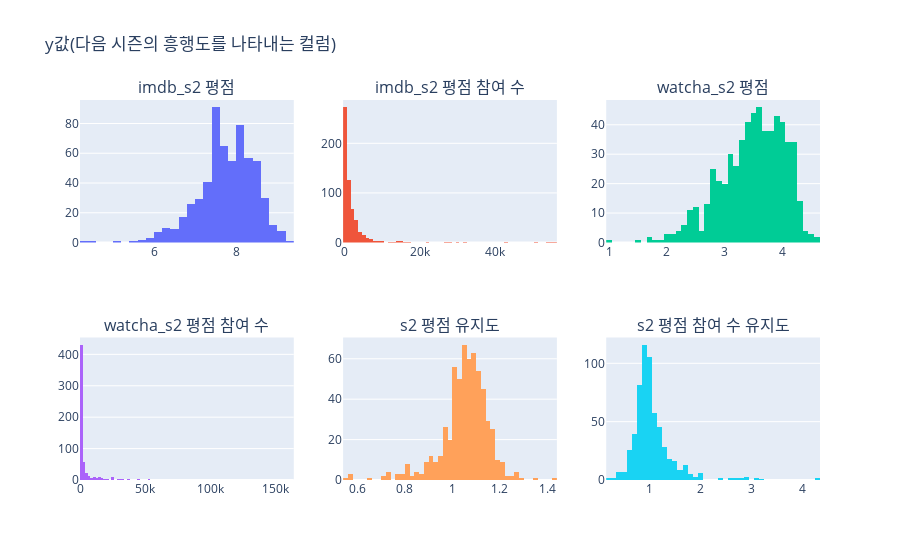
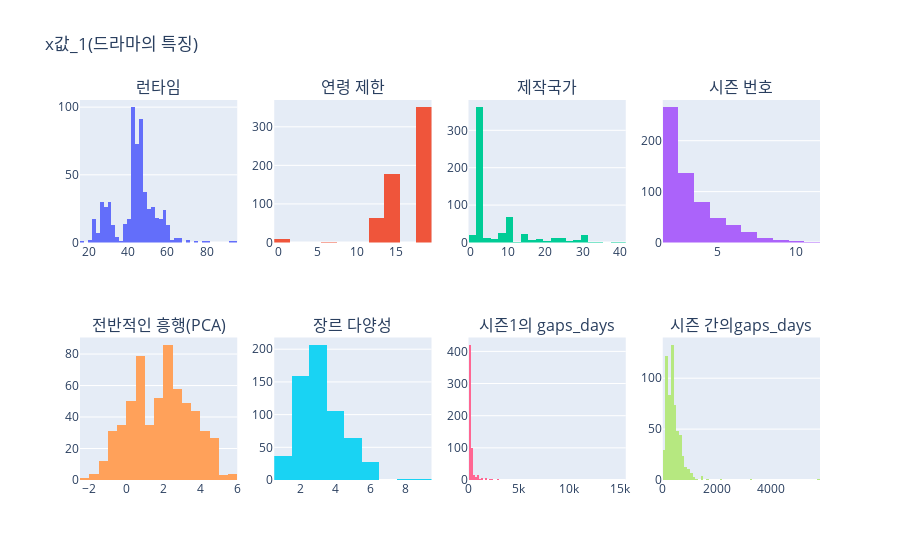
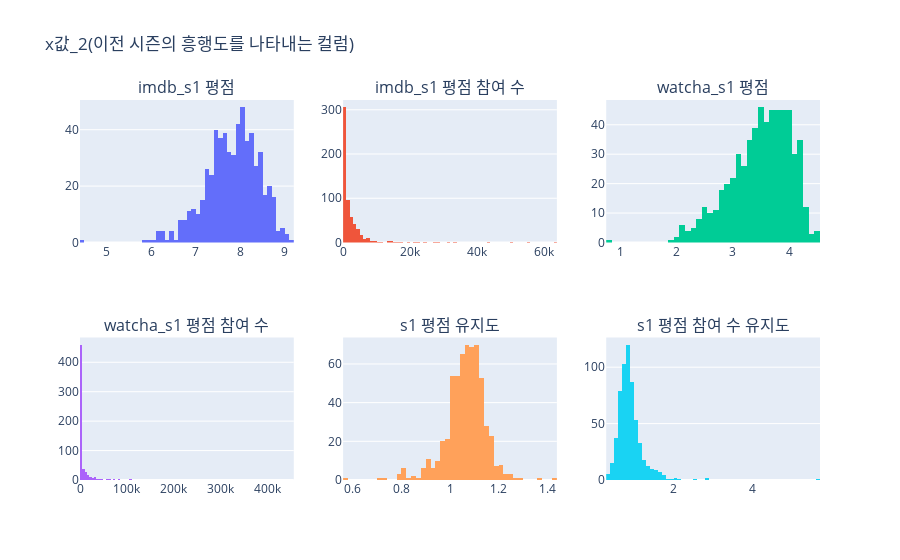

Notebook cell for these charts, in order:
### Code cell
# 분포도

# 첫 번째 그래프: 6개의 속성 히스토그램
fig1 = make_subplots(rows=2, cols=3, subplot_titles=['imdb_s2 평점', 'imdb_s2 평점 참여 수', 'watcha_s2 평점', 'watcha_s2 평점 참여 수', 's2 평점 유지도', 's2 평점 참여 수 유지도'])
columns1 = ['i_s2_rate', 'i_s2_rate_cnt', 'w_s2_rate', 'w_s2_rate_cnt', 's2_rate_retention', 's2_rate_cnt_retention']

for i, col in enumerate(columns1):
    fig1.add_trace(go.Histogram(x=df[col], name=col), row=(i // 3) + 1, col=(i % 3) + 1)

fig1.update_layout(title_text='y값(다음 시즌의 흥행도를 나타내는 컬럼)', showlegend=False)

# 두 번째 그래프: 8개의 속성 히스토그램
fig2 = make_subplots(rows=2, cols=4, subplot_titles=['런타임', '연령 제한', '제작국가', '시즌 번호', '전반적인 흥행(PCA)', '장르 다양성', '시즌1의 gaps_days', '시즌 간의gaps_days'])
columns2 = ['runtime', 'age_rating', 'production_country', 'seson_n', 'PCA', 'genre_len', 's1_gap_days', 'season_gaps_days']

for i, col in enumerate(columns2):
    fig2.add_trace(go.Histogram(x=df[col], name=col), row=(i // 4) + 1, col=(i % 4) + 1)

fig2.update_layout(title_text='x값_1(드라마의 특징)', showlegend=False)

# 세 번째 그래프: 6개의 속성 히스토그램
fig3 = make_subplots(rows=2, cols=3, subplot_titles=['imdb_s1 평점', 'imdb_s1 평점 참여 수', 'watcha_s1 평점', 'watcha_s1 평점 참여 수', 's1 평점 유지도', 's1 평점 참여 수 유지도'])
columns3 = ['i_s1_rate', 'i_s1_rate_cnt', 'w_s1_rate', 'w_s1_rate_cnt', 's1_rate_retention', 's1_rate_cnt_retention']

for i, col in enumerate(columns3):
    fig3.add_trace(go.Histogram(x=df[col], name=col), row=(i // 3) + 1, col=(i % 3) + 1)

fig3.update_layout(title_text='x값_2(이전 시즌의 흥행도를 나타내는 컬럼)', showlegend=False)

# 그래프 출력
fig1.show()
fig2.show()
fig3.show()

### Figure 1 — Plotly figure (JSON) as saved in the notebook; plotly's stock layout.template omitted (floating-point values rounded to 4 significant figures; data arrays with more than 128 entries replaced by an {"elided": "..."} marker saying what was removed)
{"data": [{"name": "i_s2_rate", "type": "histogram", "x": {"elided": "601 float values"}, "xaxis": "x", "yaxis": "y"}, {"name": "i_s2_rate_cnt", "type": "histogram", "x": {"elided": "601 float values"}, "xaxis": "x2", "yaxis": "y2"}, {"name": "w_s2_rate", "type": "histogram", "x": {"elided": "601 float values"}, "xaxis": "x3", "yaxis": "y3"}, {"name": "w_s2_rate_cnt", "type": "histogram", "x": {"elided": "601 int values"}, "xaxis": "x4", "yaxis": "y4"}, {"name": "s2_rate_retention", "type": "histogram", "x": {"elided": "601 float values"}, "xaxis": "x5", "yaxis": "y5"}, {"name": "s2_rate_cnt_retention", "type": "histogram", "x": {"elided": "601 float values"}, "xaxis": "x6", "yaxis": "y6"}], "layout": {"annotations": [{"font": {"size": 16}, "showarrow": false, "text": "imdb_s2 평점", "x": 0.1444, "xanchor": "center", "xref": "paper", "y": 1, "yanchor": "bottom", "yref": "paper"}, {"font": {"size": 16}, "showarrow": false, "text": "imdb_s2 평점 참여 수", "x": 0.5, "xanchor": "center", "xref": "paper", "y": 1, "yanchor": "bottom", "yref": "paper"}, {"font": {"size": 16}, "showarrow": false, "text": "watcha_s2 평점", "x": 0.8556, "xanchor": "center", "xref": "paper", "y": 1, "yanchor": "bottom", "yref": "paper"}, {"font": {"size": 16}, "showarrow": false, "text": "watcha_s2 평점 참여 수", "x": 0.1444, "xanchor": "center", "xref": "paper", "y": 0.375, "yanchor": "bottom", "yref": "paper"}, {"font": {"size": 16}, "showarrow": false, "text": "s2 평점 유지도", "x": 0.5, "xanchor": "center", "xref": "paper", "y": 0.375, "yanchor": "bottom", "yref": "paper"}, {"font": {"size": 16}, "showarrow": false, "text": "s2 평점 참여 수 유지도", "x": 0.8556, "xanchor": "center", "xref": "paper", "y": 0.375, "yanchor": "bottom", "yref": "paper"}], "showlegend": false, "title": {"text": "y값(다음 시즌의 흥행도를 나타내는 컬럼)"}, "xaxis": {"anchor": "y", "domain": [0, 0.2889]}, "xaxis2": {"anchor": "y2", "domain": [0.3556, 0.6444]}, "xaxis3": {"anchor": "y3", "domain": [0.7111, 1]}, "xaxis4": {"anchor": "y4", "domain": [0, 0.2889]}, "xaxis5": {"anchor": "y5", "domain": [0.3556, 0.6444]}, "xaxis6": {"anchor": "y6", "domain": [0.7111, 1]}, "yaxis": {"anchor": "x", "domain": [0.625, 1]}, "yaxis2": {"anchor": "x2", "domain": [0.625, 1]}, "yaxis3": {"anchor": "x3", "domain": [0.625, 1]}, "yaxis4": {"anchor": "x4", "domain": [0, 0.375]}, "yaxis5": {"anchor": "x5", "domain": [0, 0.375]}, "yaxis6": {"anchor": "x6", "domain": [0, 0.375]}}}

### Figure 2 — Plotly figure (JSON) as saved in the notebook; plotly's stock layout.template omitted (floating-point values rounded to 4 significant figures; data arrays with more than 128 entries replaced by an {"elided": "..."} marker saying what was removed)
{"data": [{"name": "runtime", "type": "histogram", "x": {"elided": "601 int values"}, "xaxis": "x", "yaxis": "y"}, {"name": "age_rating", "type": "histogram", "x": {"elided": "601 int values"}, "xaxis": "x2", "yaxis": "y2"}, {"name": "production_country", "type": "histogram", "x": {"elided": "601 int values"}, "xaxis": "x3", "yaxis": "y3"}, {"name": "seson_n", "type": "histogram", "x": {"elided": "601 int values"}, "xaxis": "x4", "yaxis": "y4"}, {"name": "PCA", "type": "histogram", "x": {"elided": "601 float values"}, "xaxis": "x5", "yaxis": "y5"}, {"name": "genre_len", "type": "histogram", "x": {"elided": "601 int values"}, "xaxis": "x6", "yaxis": "y6"}, {"name": "s1_gap_days", "type": "histogram", "x": {"elided": "601 int values"}, "xaxis": "x7", "yaxis": "y7"}, {"name": "season_gaps_days", "type": "histogram", "x": {"elided": "601 int values"}, "xaxis": "x8", "yaxis": "y8"}], "layout": {"annotations": [{"font": {"size": 16}, "showarrow": false, "text": "런타임", "x": 0.1062, "xanchor": "center", "xref": "paper", "y": 1, "yanchor": "bottom", "yref": "paper"}, {"font": {"size": 16}, "showarrow": false, "text": "연령 제한", "x": 0.3688, "xanchor": "center", "xref": "paper", "y": 1, "yanchor": "bottom", "yref": "paper"}, {"font": {"size": 16}, "showarrow": false, "text": "제작국가", "x": 0.6313, "xanchor": "center", "xref": "paper", "y": 1, "yanchor": "bottom", "yref": "paper"}, {"font": {"size": 16}, "showarrow": false, "text": "시즌 번호", "x": 0.8938, "xanchor": "center", "xref": "paper", "y": 1, "yanchor": "bottom", "yref": "paper"}, {"font": {"size": 16}, "showarrow": false, "text": "전반적인 흥행(PCA)", "x": 0.1062, "xanchor": "center", "xref": "paper", "y": 0.375, "yanchor": "bottom", "yref": "paper"}, {"font": {"size": 16}, "showarrow": false, "text": "장르 다양성", "x": 0.3688, "xanchor": "center", "xref": "paper", "y": 0.375, "yanchor": "bottom", "yref": "paper"}, {"font": {"size": 16}, "showarrow": false, "text": "시즌1의 gaps_days", "x": 0.6313, "xanchor": "center", "xref": "paper", "y": 0.375, "yanchor": "bottom", "yref": "paper"}, {"font": {"size": 16}, "showarrow": false, "text": "시즌 간의gaps_days", "x": 0.8938, "xanchor": "center", "xref": "paper", "y": 0.375, "yanchor": "bottom", "yref": "paper"}], "showlegend": false, "title": {"text": "x값_1(드라마의 특징)"}, "xaxis": {"anchor": "y", "domain": [0, 0.2125]}, "xaxis2": {"anchor": "y2", "domain": [0.2625, 0.475]}, "xaxis3": {"anchor": "y3", "domain": [0.525, 0.7375]}, "xaxis4": {"anchor": "y4", "domain": [0.7875, 1]}, "xaxis5": {"anchor": "y5", "domain": [0, 0.2125]}, "xaxis6": {"anchor": "y6", "domain": [0.2625, 0.475]}, "xaxis7": {"anchor": "y7", "domain": [0.525, 0.7375]}, "xaxis8": {"anchor": "y8", "domain": [0.7875, 1]}, "yaxis": {"anchor": "x", "domain": [0.625, 1]}, "yaxis2": {"anchor": "x2", "domain": [0.625, 1]}, "yaxis3": {"anchor": "x3", "domain": [0.625, 1]}, "yaxis4": {"anchor": "x4", "domain": [0.625, 1]}, "yaxis5": {"anchor": "x5", "domain": [0, 0.375]}, "yaxis6": {"anchor": "x6", "domain": [0, 0.375]}, "yaxis7": {"anchor": "x7", "domain": [0, 0.375]}, "yaxis8": {"anchor": "x8", "domain": [0, 0.375]}}}

### Figure 3 — Plotly figure (JSON) as saved in the notebook; plotly's stock layout.template omitted (floating-point values rounded to 4 significant figures; data arrays with more than 128 entries replaced by an {"elided": "..."} marker saying what was removed)
{"data": [{"name": "i_s1_rate", "type": "histogram", "x": {"elided": "601 float values"}, "xaxis": "x", "yaxis": "y"}, {"name": "i_s1_rate_cnt", "type": "histogram", "x": {"elided": "601 float values"}, "xaxis": "x2", "yaxis": "y2"}, {"name": "w_s1_rate", "type": "histogram", "x": {"elided": "601 float values"}, "xaxis": "x3", "yaxis": "y3"}, {"name": "w_s1_rate_cnt", "type": "histogram", "x": {"elided": "601 int values"}, "xaxis": "x4", "yaxis": "y4"}, {"name": "s1_rate_retention", "type": "histogram", "x": {"elided": "601 float values"}, "xaxis": "x5", "yaxis": "y5"}, {"name": "s1_rate_cnt_retention", "type": "histogram", "x": {"elided": "601 float values"}, "xaxis": "x6", "yaxis": "y6"}], "layout": {"annotations": [{"font": {"size": 16}, "showarrow": false, "text": "imdb_s1 평점", "x": 0.1444, "xanchor": "center", "xref": "paper", "y": 1, "yanchor": "bottom", "yref": "paper"}, {"font": {"size": 16}, "showarrow": false, "text": "imdb_s1 평점 참여 수", "x": 0.5, "xanchor": "center", "xref": "paper", "y": 1, "yanchor": "bottom", "yref": "paper"}, {"font": {"size": 16}, "showarrow": false, "text": "watcha_s1 평점", "x": 0.8556, "xanchor": "center", "xref": "paper", "y": 1, "yanchor": "bottom", "yref": "paper"}, {"font": {"size": 16}, "showarrow": false, "text": "watcha_s1 평점 참여 수", "x": 0.1444, "xanchor": "center", "xref": "paper", "y": 0.375, "yanchor": "bottom", "yref": "paper"}, {"font": {"size": 16}, "showarrow": false, "text": "s1 평점 유지도", "x": 0.5, "xanchor": "center", "xref": "paper", "y": 0.375, "yanchor": "bottom", "yref": "paper"}, {"font": {"size": 16}, "showarrow": false, "text": "s1 평점 참여 수 유지도", "x": 0.8556, "xanchor": "center", "xref": "paper", "y": 0.375, "yanchor": "bottom", "yref": "paper"}], "showlegend": false, "title": {"text": "x값_2(이전 시즌의 흥행도를 나타내는 컬럼)"}, "xaxis": {"anchor": "y", "domain": [0, 0.2889]}, "xaxis2": {"anchor": "y2", "domain": [0.3556, 0.6444]}, "xaxis3": {"anchor": "y3", "domain": [0.7111, 1]}, "xaxis4": {"anchor": "y4", "domain": [0, 0.2889]}, "xaxis5": {"anchor": "y5", "domain": [0.3556, 0.6444]}, "xaxis6": {"anchor": "y6", "domain": [0.7111, 1]}, "yaxis": {"anchor": "x", "domain": [0.625, 1]}, "yaxis2": {"anchor": "x2", "domain": [0.625, 1]}, "yaxis3": {"anchor": "x3", "domain": [0.625, 1]}, "yaxis4": {"anchor": "x4", "domain": [0, 0.375]}, "yaxis5": {"anchor": "x5", "domain": [0, 0.375]}, "yaxis6": {"anchor": "x6", "domain": [0, 0.375]}}}
